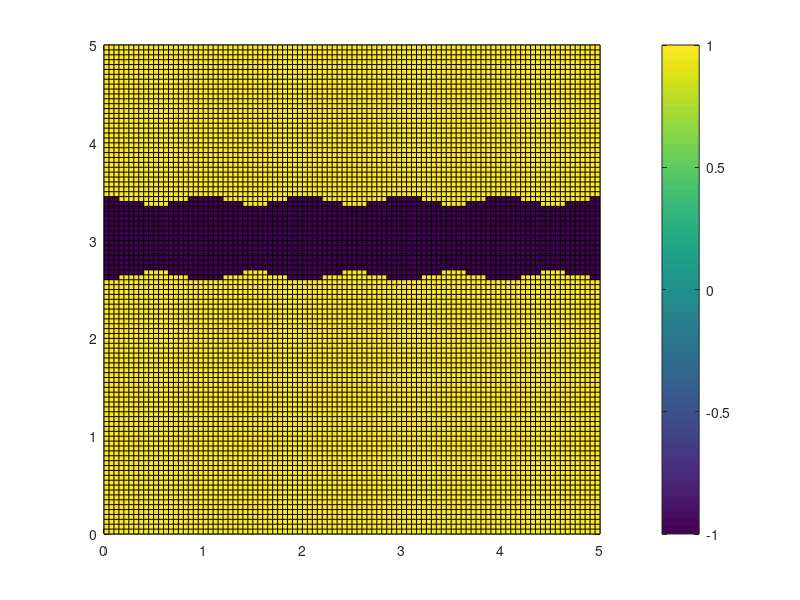

This chart was generated by the following MATLAB code:
clc;
close all;
clear all;

Obs = [0 3
    1 3
    2 3;
    3 3
    4 3
    5 3];
Sigma = 0.3;
x=0:0.05:5;
y=0:0.05:5;
[X,Y]=meshgrid(x,y);
%Z=sin(X).^2+cos(Y).^2;

Z = (0.6 - exp(-((X-Obs(1,1)).^2 + (Y-Obs(1,2)).^2)/Sigma));

for i = 2:1:length(Obs(:,1))

    Z = Z - exp(-((X-Obs(i,1)).^2 + (Y-Obs(i,2)).^2)/Sigma);

end
Z = sign(Z);

pcolor(X,Y,Z)
colorbar;